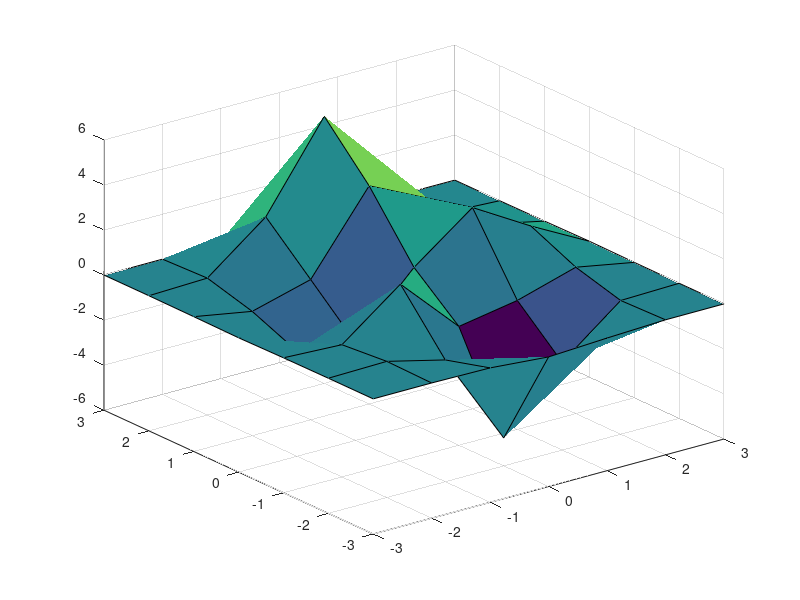
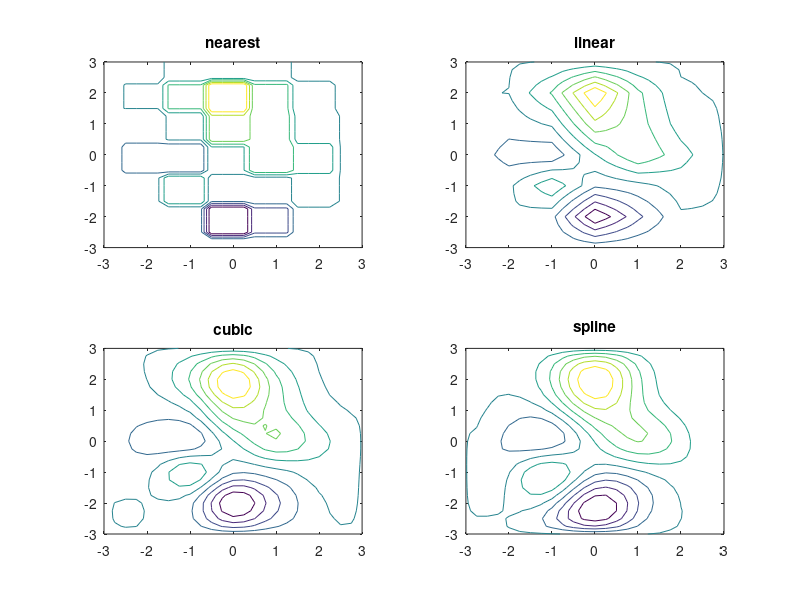

Here is the MATLAB script that generated these plots, in order:
[X,Y]=meshgrid(-3:1:3);
Z=peaks(X,Y);
figure(1)
surf(X,Y,Z)
[XI,YI]=meshgrid(-3:0.25:3);
ZI1=interp2(X,Y,Z,XI,YI,'nearest');
ZI2=interp2(X,Y,Z,XI,YI,'linear');
ZI3=interp2(X,Y,Z,XI,YI,'cubic');
ZI4=interp2(X,Y,Z,XI,YI,'spline');
figure(2)
subplot(2,2,1)
contour(XI,YI,ZI1)
title('nearest')
subplot(2,2,2)
contour(XI,YI,ZI2)
title('linear')
subplot(2,2,3)
contour(XI,YI,ZI3)
title('cubic')
subplot(2,2,4)
contour(XI,YI,ZI4)
title('spline')


